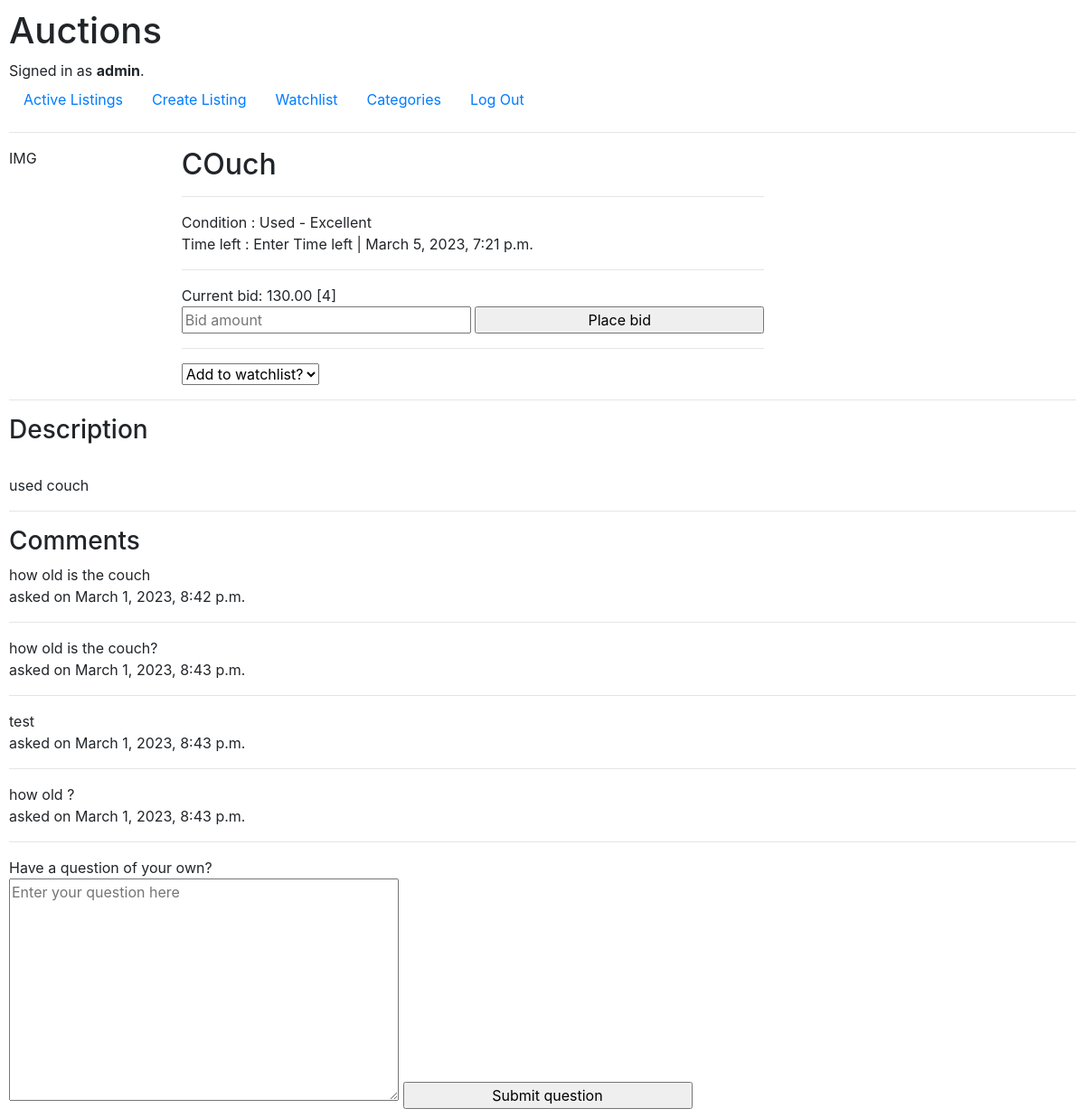
The page /listing/5 (signed in) on the database its author committed.
### auctions/models.py (models this page shows, shortened)
class User(AbstractUser):
    pass

class Listing(models.Model):
    title           = models.CharField(max_length=30)
    category        = models.ForeignKey(Category, null=True, on_delete=models.SET_NULL)
    condition       = models.ForeignKey(Condition, null=True, on_delete=models.SET_NULL)
    description     = models.TextField(max_length=300)
    start_dateTime  = models.DateTimeField(auto_now_add=True)
    end_dateTime    = models.DateTimeField(null=True, blank=True)
    seller          = models.ForeignKey(User, on_delete=models.CASCADE)
    starting_price  = models.DecimalField(max_digits=10, decimal_places=2, default=None)

class Condition(models.Model):
    condition_quality = models.CharField(max_length=50)
    def __str__(self):
        return f"{self.condition_quality}"

class Bid(models.Model):
    listing         = models.ForeignKey(Listing, on_delete=models.CASCADE)
    bidder          = models.ForeignKey(User, default=None, on_delete=models.CASCADE)
    bid_amount      = models.DecimalField(max_digits=10, decimal_places=2)
    bid_dateTime    = models.DateTimeField(auto_now_add=True)

class Comment(models.Model):
    listing             = models.ForeignKey(Listing, on_delete=models.CASCADE)
    commenter           = models.ForeignKey(User, default=None, null=True, on_delete=models.SET_NULL)
    comment_text        = models.TextField(default="")
    comment_dateTime    = models.DateTimeField(auto_now_add=True)

### auctions/views.py (the view)
# urls.py: path("listing/<int:id>", views.listing, name="listing"),
def listing(request, id):
    listing = Listing.objects.get(pk=id)
    bids = Bid.objects.filter(listing=id)
    comments = Comment.objects.filter(listing=id)
    if bids.count() > 0:
        required_bid = bids.latest('bid_amount').bid_amount
    elif bids.count() == 0:
        required_bid = listing.starting_price
    initial_bid_data = {
        "listing" : id,
        "bidder" : request.user
    }
    bid_form = NewBid(initial=initial_bid_data)
    bid_form.fields['bid_amount'].label = ""
    bid_form.fields['bid_amount'].widget.attrs.update(placeholder="Bid amount", min=required_bid+1)
    initial_comment_data = {
        "listing" : id,
        "commenter" : request.user
    }
    comment_form = NewComment(initial=initial_comment_data)
    comment_form.fields['comment_text'].label = ""
    comment_form.fields['comment_text'].widget.attrs.update(placeholder="Enter your question here")
    try :
        Watchlist.objects.filter(listing=id).get(user=request.user)
        return render(request, "auctions/listing.html", {
            "listing"   : listing,
            "watched"   : True,
            "bids"      : bids,
            "required_bid" : required_bid,
            "bid_form" : bid_form,
            "comments"  : comments,
            "comment_form" : comment_form
        })
    except:
        return render(request, "auctions/listing.html", {
            "listing"   : listing,
            "bids"      : bids,
            "required_bid" : required_bid,
            "bid_form" : bid_form,
            "comments"  : comments,
            "comment_form" : comment_form
        })

### auctions/forms.py
class NewBid(forms.ModelForm):
    class Meta:
        model = Bid
        fields = "__all__"
        widgets = {
            "listing" : forms.HiddenInput(),
            "bidder" : forms.HiddenInput()
        }

class NewComment(forms.ModelForm):
    class Meta:
        model = Comment
        fields = "__all__"
        widgets = {
            "listing" : forms.HiddenInput(),
            "commenter" : forms.HiddenInput()
        }

### auctions/templates/auctions/listing.html (shortened to what this page needs)
{% extends "auctions/layout.html" %}
{% block body %}
    <div>
        <div class="listing-row">
            <div>
                IMG
            </div>
            <div>
                <h2>{{listing.title}}</h2>
                <hr>
                Condition : {{ listing.condition }} <br>
                Time left : Enter Time left | {{  listing.end_dateTime }}
                <hr>
                {% if bids %}
                    Current bid: {{ required_bid }}   [{{ bids.count }}]<br>
                {% else %}
                    Starting Bid: {{ required_bid }} <br>
                {% endif %}
                <form action="{% url 'bid' %}" method="post">
                    {{ bid_form }}
                    <input type="submit", value="Place bid">
                </form>
                <hr>
                <form action="{% url 'watchlist' %}" method="get">
                    <select name="watch_listing" onchange="this.form.submit()">
                        {% if watched %}
                            <option>Listing is in watchlist</option>
                            <option value="remove {{ listing.id }}">Remove from watchlist</option>
                        {% else %}
                            <option>Add to watchlist?</option>
                        {% endif %}
                    </select>
                </form>
            </div>
        </div>
        <hr>
        <div>
            <H3>Description</H3> <br>
            {{ listing.description }}
        </div>
        <hr>
        <div>
            <H3>Comments</H3>
            {% for comment in comments %}
                {{comment.comment_text}} <br>
                asked on {{ comment.comment_dateTime }}
                <hr>
            {% empty %}
                 Currently there are no comments. <br>
            {% endfor %}
            Have a question of your own? <br>
            <form action="{% url 'comment' %}" method="post">
                {{ comment_form }}
                <input type="submit", value="Submit question">
            </form>
        </div>
    </div>
{% endblock %}

### auctions/templates/auctions/layout.html (shortened to what this page needs)
{% load static %}
<!DOCTYPE html>
<html lang="en">
    <head>
        <link rel="stylesheet" href="https://stackpath.bootstrapcdn.com/bootstrap/4.4.1/css/bootstrap.min.css">
        <link href="{% static 'auctions/styles.css' %}" rel="stylesheet">
    </head>
    <body>
        <h1>Auctions</h1>
        <div>
            {% if user.is_authenticated %}
                Signed in as <strong>{{ user.username }}</strong>.
            {% else %}
                Not signed in.
            {% endif %}
        </div>
        <ul class="nav">
            <li class="nav-item">
                <a class="nav-link" href="{% url 'index' %}">Active Listings</a>
            </li>
            {% if user.is_authenticated %}
                <li class="nav-item">
                    <a class="nav-link" href="{% url 'create' %}">Create Listing</a>
                </li>
                <li class="nav-item">
                    <a class="nav-link" href="{% url 'watchlist' %}">Watchlist</a>
                </li>
                <li class="nav-item">
                    <a class="nav-link" href="{% url 'categories' %}">Categories</a>
                </li>
                <li class="nav-item">
                    <a class="nav-link" href="{% url 'logout' %}">Log Out</a>
                </li>
            {% endif %}
        </ul>
        <hr>
        {% block body %}
        {% endblock %}
    </body>
</html>

### auctions/static/auctions/styles.css (style rules this page uses)
body { padding: 10px; }
input { min-width: 20em; }
.listing-row { display: flex; gap: 10em; }

### rows shown on the page
User: username "admin"
Listing: title "COuch", condition "Used - Excellent", end_dateTime "March 5, 2023, 7:21 p.m.", description "used couch"
Bid: bid_amount "130.00"
Comment: comment_text "how old is the couch", comment_dateTime "March 1, 2023, 8:42 p.m."
Comment: comment_text "how old is the couch?", comment_dateTime "March 1, 2023, 8:43 p.m."
Comment: comment_text "test", comment_dateTime "March 1, 2023, 8:43 p.m."
Comment: comment_text "how old ?", comment_dateTime "March 1, 2023, 8:43 p.m."

### other values the page prints
{{ bids.count }} "4"
